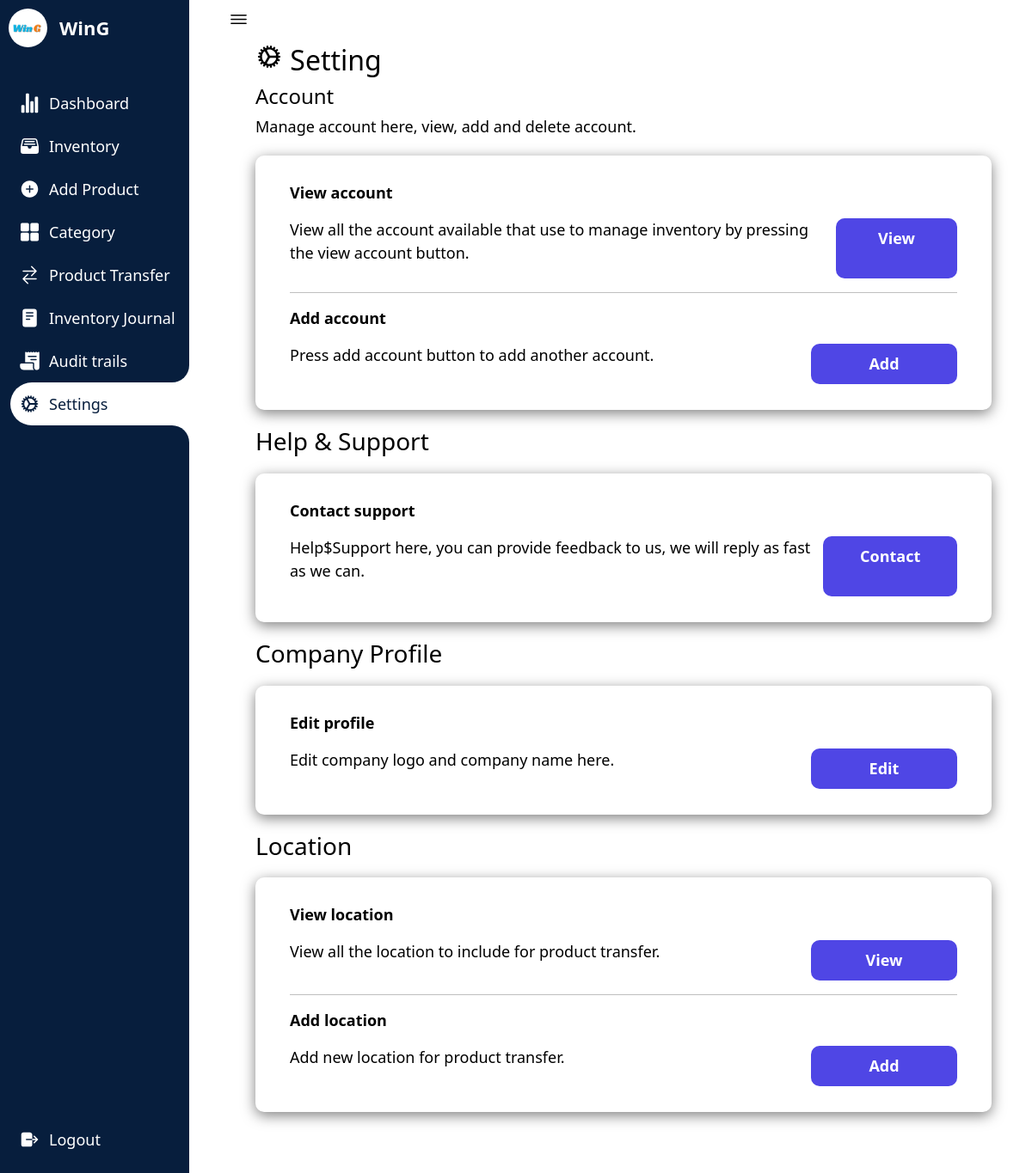
The app's page /Settings.php (signed in) with its own data.
### tables this page shows
CREATE TABLE IF NOT EXISTS `companyprofile` (
  `id` int(11) NOT NULL AUTO_INCREMENT,
  `name` varchar(250) NOT NULL,
  `profilepicture` varchar(1000) DEFAULT NULL,
  PRIMARY KEY (`id`)
);

### Settings.php (the view, shortened to what this page needs)
<?php
require_once "config.php";
$companyId = 1;
$query = "SELECT * FROM companyprofile WHERE id = ?";
$stmt = mysqli_prepare($conn, $query);
mysqli_stmt_bind_param($stmt, "i", $companyId);
mysqli_stmt_execute($stmt);
$result = mysqli_stmt_get_result($stmt);
$companyProfile = mysqli_fetch_assoc($result);
$companyProfileImagePath = $companyProfile['profilepicture'];
$companyName = $companyProfile['name'];
?>
<!DOCTYPE html>
<html lang="en">
<head>
    <link rel="stylesheet" href="testin3.css">
    <link href="https://cdn.jsdelivr.net/npm/bootstrap@5.3.1/dist/css/bootstrap.min.css" rel="stylesheet">
</head>
<body>
<nav>
<div class="logo">
<div class="logo-image">
    <?php
    if (!empty($companyProfileImagePath)) {
        echo '<img src="' . $companyProfileImagePath . '" alt="Company Logo" class="logoimage">';
    } else {
        echo '<img src="path/to/placeholder/image.jpg" alt="No Image" style="">';
    }
    ?>
</div>
    <div class="logo-name">
    <?php echo $companyName; ?>
    </div>
</div>
        <div class="menu-items">
            <ul class="navLinks">
            <li class="navList">
    <a href="Dashboard.php">
    <ion-icon name="stats-chart"></ion-icon>
        <span class="links">Dashboard</span>
    </a>
</li>
<li class="navList">
    <a href="Inventory.php">
        <ion-icon name="file-tray-full"></ion-icon>
        <span class="links">Inventory</span>
    </a>
</li>
<li class="navList">
    <a href="Product.php">
        <ion-icon name="add-circle"></ion-icon>
        <span class="links">Add Product</span>
    </a>
</li>
    <li class="navList">
        <a href="Category.php">
            <ion-icon name="grid"></ion-icon>
            <span class="links">Category</span>
        </a>
    </li>
    <li class="navList">
        <a href="Order.php">
        <ion-icon name="swap-horizontal"></ion-icon>
            <span class="links">Product Transfer</span>
        </a>
    </li>
    <li class="navList">
        <a href="Reports.php">
            <ion-icon name="reader"></ion-icon>
            <span class="links">Inventory Journal</span>
        </a>
    </li>
    <li class="navList">
        <a href="audittrails.php">
        <ion-icon name="receipt"></ion-icon>
            <span class="links">Audit trails</span>
        </a>
    </li>
    <li class="navList active">
        <a href="Settings.php">
            <ion-icon name="cog"></ion-icon>
            <span class="links">Settings</span>
        </a>
    </li>
            </ul>
            <ul class="bottom-link">
                <li>
                <a href="logout.php">
                    <ion-icon name="log-out"></ion-icon>
                    <span class="links">Logout</span>
                </a>
                </li>
        </div>
    </nav>
    <section class="dashboard">
        <div class="top">
            <ion-icon class="navToggle" name="menu-outline"></ion-icon>
        </div>
        <div class="content-wrapper">
        <div class="container">
            <div class="row">
            <div class="col-md-12 col-offset-2">
                <div class="box">
    <h2><ion-icon name="cog"></ion-icon>     Setting</h2>
    <h4>Account</h4>
    <p>Manage account here, view, add and delete account.</p>
    <div class="accountbox">
        <div class="settingTitle">
    <p><strong>View account</strong> </p>
</div>
<div style="display:flex; margin">
<p>View all the account available that use to manage inventory by pressing the view account button.</p>
<a href="viewaccount.php" class="allButton" style="margin-left:auto; background-color:#4F46E5; border-color:#4F46E5;"><b>View</b></a>
</div>
    <hr>
<div class="settingTitle">
    <p><strong>Add account</strong></p>
</div>
<div style="display:flex; ">
    <p>Press add account button to add another account.</p>
    <a href="AddAccount.php" class="allButton" style="margin-left: auto; background-color:#4F46E5; border-color:#4F46E5;"><b>Add</b></a>
</div>
</div>
    <h3 style="margin-top:20px;">Help & Support</h3>
    <div class=accountbox>
    <p><strong>Contact support</strong></p>
    <div style="display:flex; margin">
    <p>Help$Support here, you can provide feedback to us, we will reply as fast as we can.</p>
    <a href="Contact.php" class="allButton" style="margin-left:auto; background-color:#4F46E5; border-color:#4F46E5;"><b>Contact </b></a>
</div>
</div>
<h3 style="margin-top:20px;">Company Profile</h3>
<div class=accountbox>
    <p><strong>Edit profile</strong></p>
    <div style="display:flex; margin">
    <p>Edit company logo and company name here.</p>
    <a href="company_profile.php" class="allButton" style="margin-left:auto; background-color:#4F46E5; border-color:#4F46E5;"><b>Edit</b></a>
</div>
</div>
<h3 style="margin-top:20px;">Location</h3>
<div class="accountbox">
        <div class="settingTitle">
    <p><strong>View location</strong> </p>
</div>
<div style="display:flex; margin">
<p>View all the location to include for product transfer.</p>
<a href="viewlocation.php" class="allButton" style="margin-left:auto; background-color:#4F46E5; border-color:#4F46E5;"><b>View </b></a>
</div>
    <hr>
<div class="settingTitle">
    <p><strong>Add location</strong></p>
</div>
<div style="display:flex; ">
    <p>Add new location for product transfer.</p>
    <a href="addlocation.php" class="allButton" style="margin-left: auto; background-color:#4F46E5; border-color:#4F46E5;"><b>Add</b></a>
</div>
</div>
<br>
    <br>
                </div>
            </div>
        </div>
</div>
    </section>
</body>
</html>

### testin3.css (style rules this page uses)
* { margin: 0; padding: 0; box-sizing: border-box; }
:root { --primary-color:#071e3d; --nav-color: #071e3d; --dash-color: #fff; --logo-color: #fff; --text-color: #000; --text-color-light: #333; --white: #fff; --border-color: #ccc; --toggle-color: #fff; --title-icon-color: #fff; --time-03: all 0.3s linear; --time-02: all 0.2s linear; }
body { width: 100%; min-height: 100vh; background-color: var(--dash-color); font-family: 'Poppins', sans-serif; }
nav { position: fixed; top: 0; left: 0; height: 100%; width: 220px; background-color: var(--nav-color); padding: 10px 0 10px 10px; transition: var(--time-03); }
nav .logo { display: flex; align-items: center; }
.logoimage { border-radius:50%; }
nav .logo-image { width: 45px; height: 45px; border-radius: 50%; }
nav .logo-image img { width: 45px; height: 45px; object-fit: cover; }
nav .logo .logo-name { font-size: 22px; font-weight: 600; color: var(--logo-color); margin-left: 14px; white-space: nowrap; transition: var(--time-02); }
nav .menu-items { margin-top: 40px; display: flex; flex-direction: column; height: calc(100% - 90px); justify-content: space-between; }
nav .menu-items li { list-style: none; }
nav .menu-items li a { display: flex; align-items: center; margin-left:-30px; height: 50px; text-decoration: none; }
nav .menu-items li.active a { border-top-left-radius: 25px; border-bottom-left-radius: 25px; position: relative; }
nav .menu-items li a ion-icon { color: var(--white); font-size: 24px; min-width: 45px; }
nav .menu-items li a .links { font-size: 18px; color: var(--white); transition: var(--time-02); }
nav .menu-items li.active a { background-color: var(--dash-color); }
nav .menu-items li.active a:before { content: ''; position: absolute; width: 40px; height: 40px; right: 0; top: -40px; border-radius: 50%; box-shadow: 20px 20px var(--dash-color); pointer-events: none; }
nav .menu-items li.active a:after { content: ''; position: absolute; width: 40px; height: 40px; right: 0; bottom: -40px; border-radius: 50%; box-shadow: 20px -20px var(--dash-color); pointer-events: none; }
nav .menu-items li.active a .links { color: var(--primary-color); }
nav .menu-items li.active a ion-icon { color: var(--primary-color); }
.dashboard { position: relative; left: 250px; width: calc(100% - 250px); min-height: 100vh; background-color: var(--dash-color); padding: 10px 15px; transition: var(--time-03); }
.dashboard .top { position: fixed; background-color: var(--dash-color); display: flex; justify-content: space-between; align-items: center; left: 250px; top: 0; padding: 10px 15px; width: calc(100% - 250px); transition: var(--time-03); z-index: 100; }
.dashboard .top .navToggle { font-size: 25px; color: var(--text-color); cursor: pointer; }
.container { padding:1%; background-color: white; margin-top:5%; transition: border-radius 0.5s cubic-bezier(0.175, 0.885, 0.32, 1.275); }
.content-wrapper { margin-top:-30px; }
.dashboard .content-wrapper { top: 0; transition: var(--time-03); }
.box { color: black; font-size: 18px; padding: 15px 20px; border-radius: 10px; background-color: var(--box1-color); }
.accountbox { color: black; text-align: left; font-size: 18px; padding: 30px 40px; border-radius: 10px; background-color: var(--box1-color); box-shadow: 0 4px 16px rgba(0, 0, 0, 0.5); margin-top:20px; }
.allButton { display: inline-block; padding: 10px 20px; text-decoration: none; color: #fff; background-color:#4F46E5; border-radius:10px; width:170px; text-align:center; font-weight: bold; }

### records on screen
companyprofile: profilepicture (picture), name "WinG"
